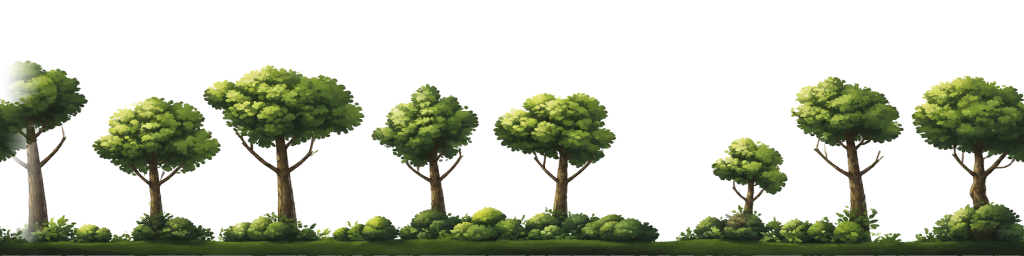
#> input picture art/backgrounds/forest-seam-fix/before.png, 2048 x 512 px (shown at 1/2 size)
$ python fix.py
#> lines starting #> are read from the running program, lines starting #| are printed output that depends on the picture; after the words box and inside, x2 and y2 are one past the last pixel; in counts of white or black regions, pixels touching at a corner belong together
from pathlib import Path
import numpy as np
from PIL import Image

root=Path(__file__).resolve().parent
a=np.array(Image.open(root/'before.png').convert('RGBA'))
#> a is the input picture: shape (512, 2048, 4); mean R, G, B, A 31.4, 35.8, 19.9, 87.3
# Remove the two edge-cut trees, including the old blended crown. Keep every
# complete interior tree. Join across an open woodland gap, not across foliage.
left,right=185,1560
whole_tree=a[:,200:450].copy()
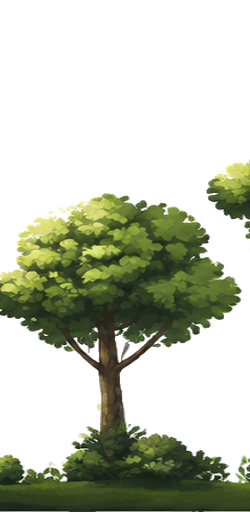
#> whole_tree: shape (512, 250, 4); mean R, G, B, A 34.2, 39, 21.4, 92.9; transparent parts drawn white
gap=a[:,1325:1380].copy()
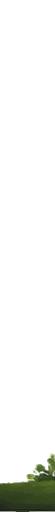
#> gap: shape (512, 55, 4); mean R, G, B, A 5.7, 6.9, 3.8, 18.7; transparent parts drawn white
# This source gap has no tree crown and retains the low shrubs and ground.
span=2048-right+left
patch=np.array(Image.fromarray(gap).resize((span,512),Image.Resampling.LANCZOS))
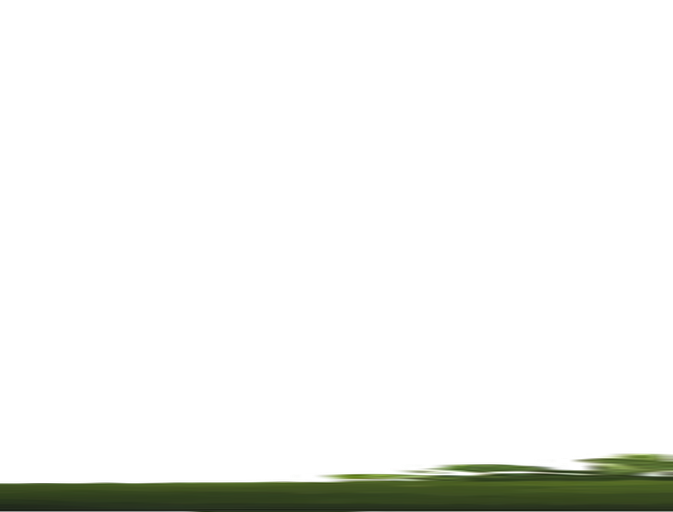
#> patch: shape (512, 673, 4); mean R, G, B, A 5.8, 7, 3.9, 18.7; transparent parts drawn white
# Replace the cut trees with a complete tree, surrounded by open ground.
for i in range(span):
    x=(right+i)%2048
    a[:,x]=patch[:,i]
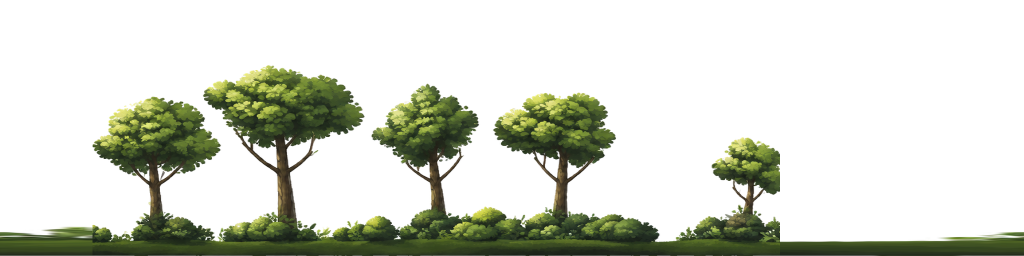
#> a: shape (512, 2048, 4) (shown at 1/2 size); 13.71% of pixels changed, all inside (x1, y1, x2, y2) = (0, 118, 2048, 512); transparent parts drawn white
a[:,1720:1970]=whole_tree
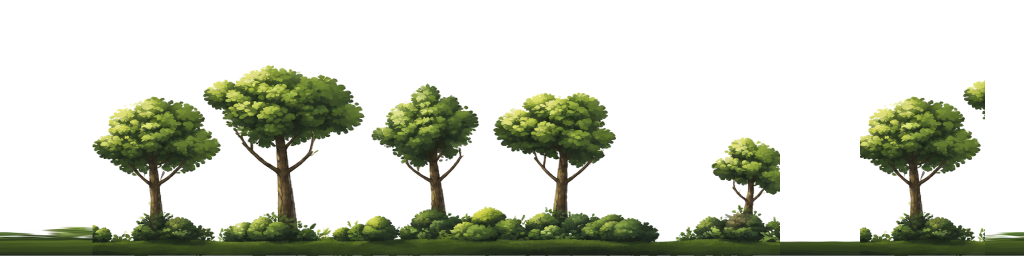
#> a: shape (512, 2048, 4) (shown at 1/2 size); 4.78% of pixels changed, all inside (x1, y1, x2, y2) = (1720, 159, 1970, 512); transparent parts drawn white
# The seam sits inside continuous sampled artwork. Identical edge pixels also
# survive HALF decoding without a visible colour/alpha jump.
a[:,0]=a[:,-1]
#> a: shape (512, 2048, 4); under 0.01% of pixels changed, all inside (x1, y1, x2, y2) = (0, 462, 1, 512)
out=Image.fromarray(a)
out.save(root/'after.png')
out.save(root.parents[2]/'app/src/main/res/drawable-nodpi/bg_forest_alive_near.png')
bg=Image.new('RGBA',(4096,512),(133,158,152,255))
bg.alpha_composite(out,(0,0)); bg.alpha_composite(out,(2048,0))
#> after `bg.alpha_composite(out, (0, 0))`:
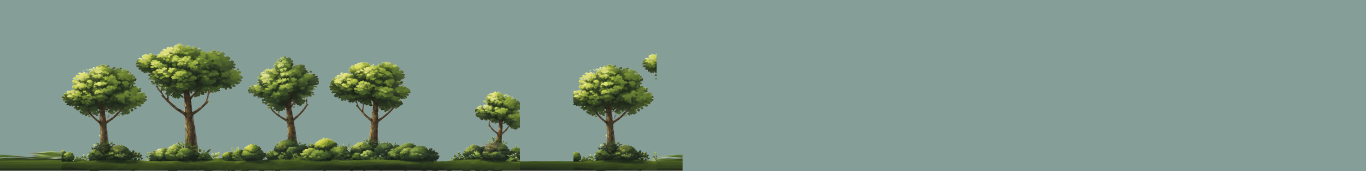
#> bg: PIL image 4096x512 RGBA (shown at 1/3 size); mean R, G, B, A 125.6, 148.9, 137.4, 255
#> after `bg.alpha_composite(out, (2048, 0))`:
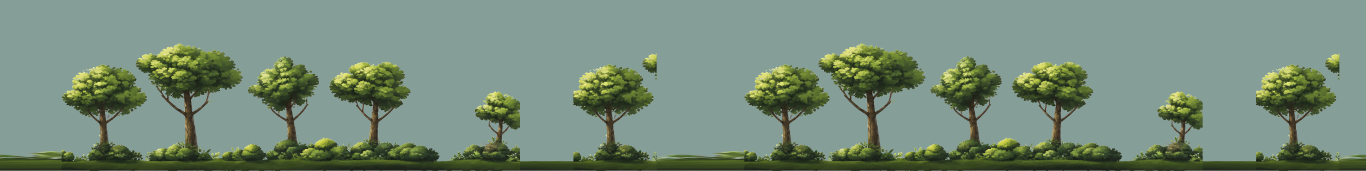
#> bg: PIL image 4096x512 RGBA (shown at 1/3 size); mean R, G, B, A 118.1, 139.8, 122.9, 255
bg.convert('RGB').save(root/'repeat.jpg')
assert np.array_equal(a[:,0],a[:,-1])
